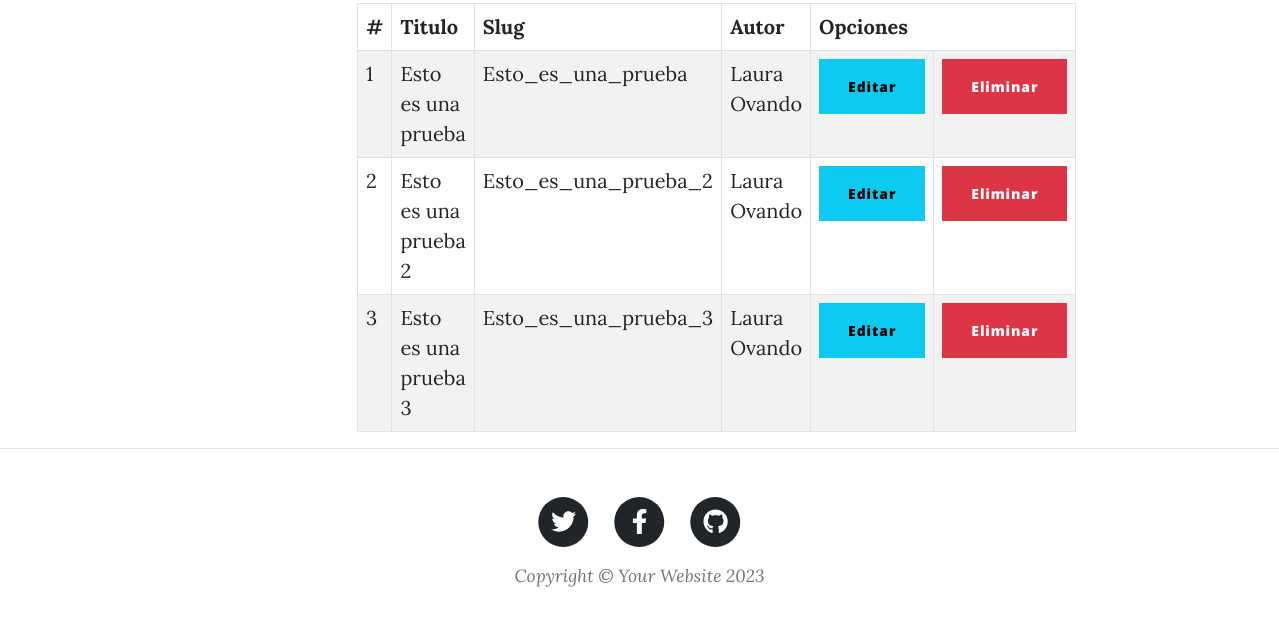
Page /Posts/ (signed in, lower part) on the earlier database version.
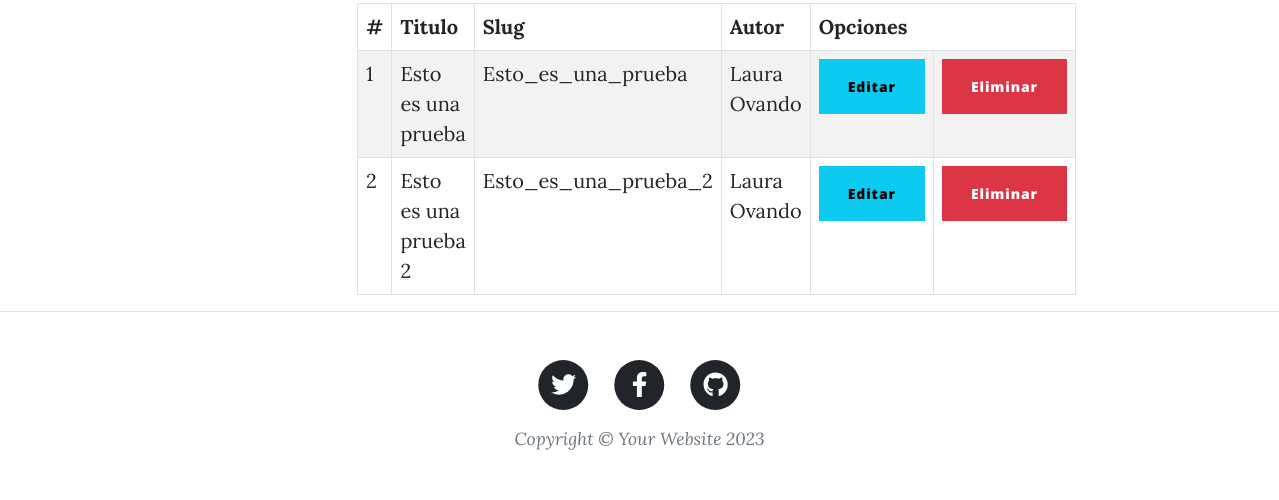
Same page on the later database version.
### GestionDeBlog/models.py (models this page shows, shortened)
class Post(models.Model):
    id = models.AutoField(primary_key=True)
    titulo = models.CharField('Titulo', max_length=150, blank=False, null=False)
    slug = models.CharField('Slug', max_length=100, blank=False, null=False)
    descripcion = models.CharField('Descripcion', max_length=255, blank=False, null=False)
    contenido = RichTextField()
    imagen = models.URLField(max_length=255, blank=False, null=False)
    autor = models.ForeignKey(Usuario, on_delete=models.CASCADE)
    categoria = models.ForeignKey(Categoria, on_delete=models.CASCADE)
    estado = models.BooleanField('Publicado / No Publicado', default=True)
    fecha_creacion = models.DateField('Fecha de Creacion', auto_now=False, auto_now_add=True)
    class Meta:
        verbose_name = 'Post'
        verbose_name_plural = 'Posts'

class Usuario(AbstractUser):
    REQUIRED_FIELDS = ['first_name', 'last_name', 'email']
    def __str__(self):
        return f'{self.first_name} {self.last_name}'

### GestionDeBlog/views.py (the view)
# urls.py: path('Posts/', views.posts, name="posts"),
def posts(request):
    if request.user.is_superuser:
        postslistados = Post.objects.all()
    elif request.user.is_authenticated:
        postslistados = Post.objects.filter(autor=request.user)
    categoriaslistadas = Categoria.objects.all()
    return render(request, 'posts.html', {"postslistados" : postslistados, "categoriaslistadas" : categoriaslistadas})

### GestionDeBlog/templates/posts.html (shortened to what this page needs)
{% extends 'index.html' %}
{% load static %}
{% block contenido %}
    <div class="container">
        <div class="list">
            <div class="list-content">
                <table class="table table-striped table-bordered">
                    <thead class="thead-dark">
                        <tr>
                            <th> # </th>
                            <th> Titulo </th>
                            <th> Slug </th>
                            <th> Autor </th>
                            <th colspan="2"> Opciones </th>
                        </tr>
                    </thead>
                    <tbody>
                        {% for p in postslistados %}
                            <tr class="tr-tbody">
                                <td> {{forloop.counter}} </td>
                                <td> {{p.titulo}} </td>
                                <td> {{p.slug}} </td>
                                <td> {{p.autor}} </td>
                                <td><a href="edicionpost/{{ p.id }}"> <button class="btn btn-info"> Editar </button> </a></td>
                                <td><a href="eliminarpost/{{ p.id }}"> <button class="btn btn-danger btnEliminar"> Eliminar </button> </a></td>
                            </tr>
                        {% endfor %}
                    </tbody>
                </table>
            </div>
        </div>
    </div>
{% endblock contenido %}

Differences in the rows shown:
removed Post: titulo "Esto es una prueba 3", slug "Esto_es_una_prueba_3", autor "Laura Ovando"
